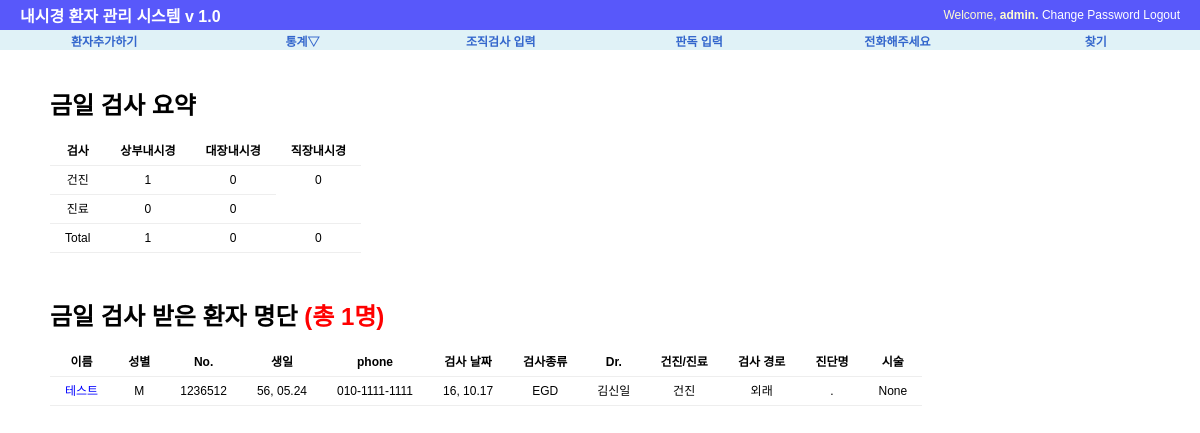
Before: /procedure/today/ (signed in) with the older database file.
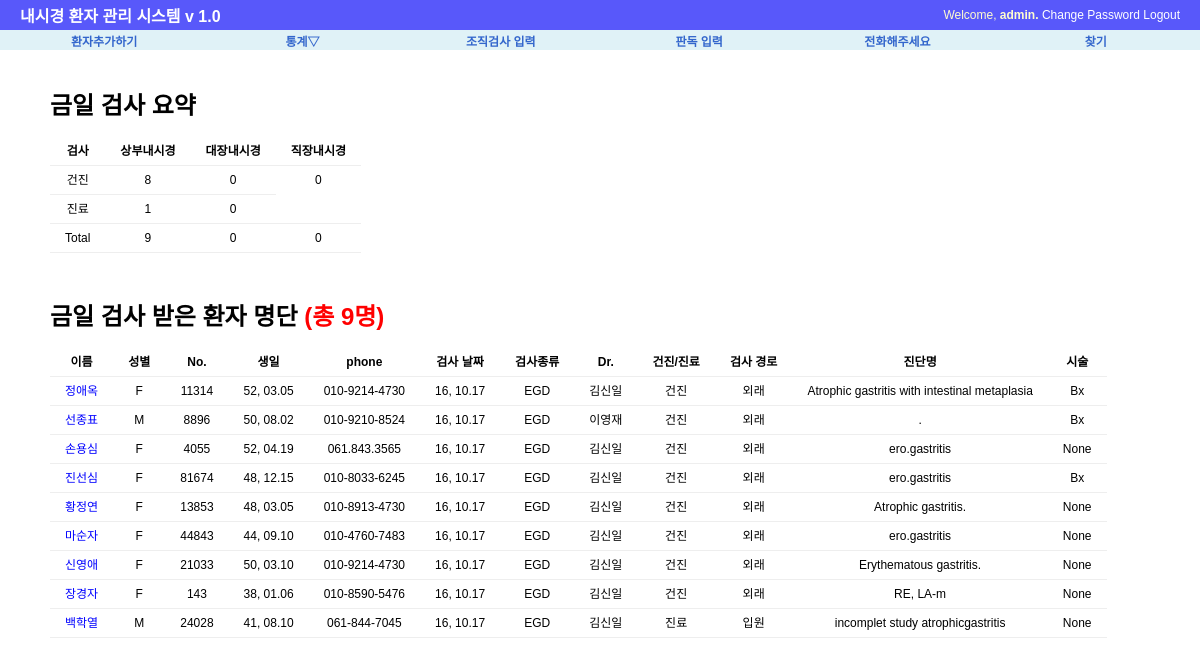
After: the same page with the newer database file.
### procedure/models.py (models this page shows, shortened)
class Exam(models.Model):
    exam_date=models.DateField('검사 날짜', default=date.today)
    exam_type=MultiSelectField('내시경 종류', max_length=20, max_choices=3,choices=(('E', 'EGD'),('C','Colonoscopy'), ('S','Sigmoidoscopy')))
    exam_doc=models.CharField('의사', max_length=30, choices=(('이영재','이영재'),('김신일','김신일')), default='김신일')
    exam_class=models.CharField('건진/진료',max_length=30, choices=(('건진',"건진"),('진료',"진료")), default='건진')
    exam_place=models.CharField('외래/입원', max_length=20, choices=(('입원', '입원'), ('외래', '외래')), default='외래')
    patient_name=models.CharField('환자 이름', max_length=50)
    hospital_no=models.CharField('환자등록 번호', max_length=10)
    patient_sex=models.CharField('성별',max_length=10, choices=(('M',"남자"),('F', "여자")), default='M')
    patient_birth=models.DateField('생일', auto_now=False)
    patient_phone=models.CharField("전화번호", max_length=15, default="010-")
    exam_Dx=models.CharField("내시경 진단명",max_length=200)
    exam_procedure=MultiSelectField("시술", max_length=20, max_choices=5, choices=(('None','None'),('Bx',"Bx"),('CLO','CLO'),('Polypectomy', "Polypectomy"),("EMR",'EMR'),
                                                           ('ForeignBody','Foreign Body Remove'),('BleedingControl','Bleeding Control'),('PEG','PEG')))
    Bx_result=models.CharField("조직검사 결과", max_length=200, default=".")
    follow_up=models.IntegerField("추적검사 기간", default=0)
    phone_check=models.CharField("전화 통화 결과", max_length=50, default='.')
    re_visit=models.BooleanField("재방문", default=False)
    class Meta:
        ordering=['-exam_date']

### procedure/views.py (the view)
@login_required
def today(request):
    today=date.today()
    g_egd = 0  # 건진위내시경
    j_egd = 0  # 진료위내시경
    g_colon = 0  # 건진대장내시경
    j_colon = 0  # 진료대장내시경
    sig = 0
    all_patients=Exam.objects.all()
    context={'object_list':[],'g_egd':0, 'j_egd':0, 'total_egd':0, 'g_colon':0, 'j_colon':0, 'total_colon':0, 'sig':0}
    for patient in all_patients:
        if patient.exam_date==today:
            context['object_list'].append(patient)
            if 'E' in patient.exam_type:
                if patient.exam_class =='건진':
                    g_egd+=1
                elif patient.exam_class=="진료":
                    j_egd+=1
            if 'C' in patient.exam_type:
                if patient.exam_class=="건진":
                    g_colon+=1
                elif patient.exam_class=="진료":
                    j_colon+=1
            if 'S' in patient.exam_type : sig+=1
    context['g_egd'] = g_egd
    context['j_egd'] = j_egd
    context['total_egd'] = g_egd + j_egd
    context['g_colon'] = g_colon
    context['j_colon'] = j_colon
    context['total_colon'] = g_colon + j_colon
    context['sig']=sig
    return render(request, 'procedure/today_list.html', context)

### procedure/templates/procedure/today_list.html (shortened to what this page needs)
{%  extends "base.html" %}
{% block content %}
<div id="content">
    <h1> 금일 검사 요약</h1>
<table>
        <tr>
            <th> 검사 </th>
            <th> 상부내시경 </th>
            <th> 대장내시경</th>
            <th> 직장내시경 </th>
        </tr>
        <tr>
            <td> 건진</td>
            <td> {{g_egd}}</td>
            <td> {{g_colon}}</td>
            <td rowspan="2"> {{sig}}</td>
        </tr>
        <tr>
            <td> 진료 </td>
            <td> {{j_egd}}</td>
            <td> {{j_colon}}</td>
        </tr>
        <tr>
            <td> Total</td>
            <td>{{total_egd}}</td>
            <td> {{total_colon}}</td>
            <td> {{sig}} </td>
        </tr>
    </table>
     <br><br>
    <h1> 금일 검사 받은 환자 명단 <font color="red">(총 {{object_list | length }}명)</font></h1>
    {%  if object_list %}
        <table>
        <tr>
        <th> 이름</th>
        <th> 성별</th>
        <th> No.</th>
        <th> 생일</th>
        <th> phone</th>
        <th> 검사 날짜</th>
        <th> 검사종류</th>
        <th> Dr.</th>
        <th> 건진/진료</th>
        <th> 검사 경로</th>
        <th> 진단명</th>
        <th> 시술</th>
        </tr>
    {%  for list in object_list %}
        <tr>
        <td><a href="{% url 'procedure:update' list.id %}"><font color="blue">{{ list.patient_name }}</font></a></td>
        <td>{{ list.patient_sex }}</td>
        <td>{{ list.hospital_no}}</td>
        <td>{{ list.patient_birth |  date:"y, m.d"}}</td>
        <td>{{ list.patient_phone}}</td>
        <td>{{ list.exam_date |  date:"y, m.d" }}</td>
        <td>{{ list.exam_type }}</td>
        <td>{{ list.exam_doc}}</td>
        <td>{{ list.exam_class }}</td>
        <td>{{ list.exam_place }}</td>
        <td>{{ list.exam_Dx }}</td>
        <td>{{ list.exam_procedure }}</td>
        </tr>
    {% endfor %}
        </table>
    {%  endif %}
</div>
{% endblock %}

Changed rows visible on the page:
no longer on this page (row edited): Exam: patient_name "테스트", patient_sex "M", hospital_no "1236512", patient_birth "56, 05.24", patient_phone "010-1111-1111", exam_date "16, 10.17", exam_type "EGD", exam_doc "김신일", exam_class "건진", exam_place "외래", exam_Dx ".", exam_procedure "None"
added Exam: patient_name "정애옥", patient_sex "F", hospital_no "11314", patient_birth "52, 03.05", patient_phone "010-9214-4730", exam_date "16, 10.17", exam_type "EGD", exam_doc "김신일", exam_class "건진", exam_place "외래", exam_Dx "Atrophic gastritis with intestinal metaplasia", exam_procedure "Bx"
added Exam: patient_name "선종표", patient_sex "M", hospital_no "8896", patient_birth "50, 08.02", patient_phone "010-9210-8524", exam_date "16, 10.17", exam_type "EGD", exam_doc "이영재", exam_class "건진", exam_place "외래", exam_Dx ".", exam_procedure "Bx"
added Exam: patient_name "손용심", patient_sex "F", hospital_no "4055", patient_birth "52, 04.19", patient_phone "061.843.3565", exam_date "16, 10.17", exam_type "EGD", exam_doc "김신일", exam_class "건진", exam_place "외래", exam_Dx "ero.gastritis", exam_procedure "None"
added Exam: patient_name "진선심", patient_sex "F", hospital_no "81674", patient_birth "48, 12.15", patient_phone "010-8033-6245", exam_date "16, 10.17", exam_type "EGD", exam_doc "김신일", exam_class "건진", exam_place "외래", exam_Dx "ero.gastritis", exam_procedure "Bx"
added Exam: patient_name "황정연", patient_sex "F", hospital_no "13853", patient_birth "48, 03.05", patient_phone "010-8913-4730", exam_date "16, 10.17", exam_type "EGD", exam_doc "김신일", exam_class "건진", exam_place "외래", exam_Dx "Atrophic gastritis.", exam_procedure "None"
added Exam: patient_name "마순자", patient_sex "F", hospital_no "44843", patient_birth "44, 09.10", patient_phone "010-4760-7483", exam_date "16, 10.17", exam_type "EGD", exam_doc "김신일", exam_class "건진", exam_place "외래", exam_Dx "ero.gastritis", exam_procedure "None"
added Exam: patient_name "신영애", patient_sex "F", hospital_no "21033", patient_birth "50, 03.10", patient_phone "010-9214-4730", exam_date "16, 10.17", exam_type "EGD", exam_doc "김신일", exam_class "건진", exam_place "외래", exam_Dx "Erythematous gastritis.", exam_procedure "None"
added Exam: patient_name "장경자", patient_sex "F", hospital_no "143", patient_birth "38, 01.06", patient_phone "010-8590-5476", exam_date "16, 10.17", exam_type "EGD", exam_doc "김신일", exam_class "건진", exam_place "외래", exam_Dx "RE, LA-m", exam_procedure "None"
added Exam: patient_name "백학열", patient_sex "M", hospital_no "24028", patient_birth "41, 08.10", patient_phone "061-844-7045", exam_date "16, 10.17", exam_type "EGD", exam_doc "김신일", exam_class "진료", exam_place "입원", exam_Dx "incomplet study atrophicgastritis", exam_procedure "None"
Other visible differences:
{{ g_egd }}: "1" → "8"
{{ j_egd }}: "0" → "1"
{{ total_egd }}: "1" → "9"
{{ object_list | length }}: "1" → "9"
